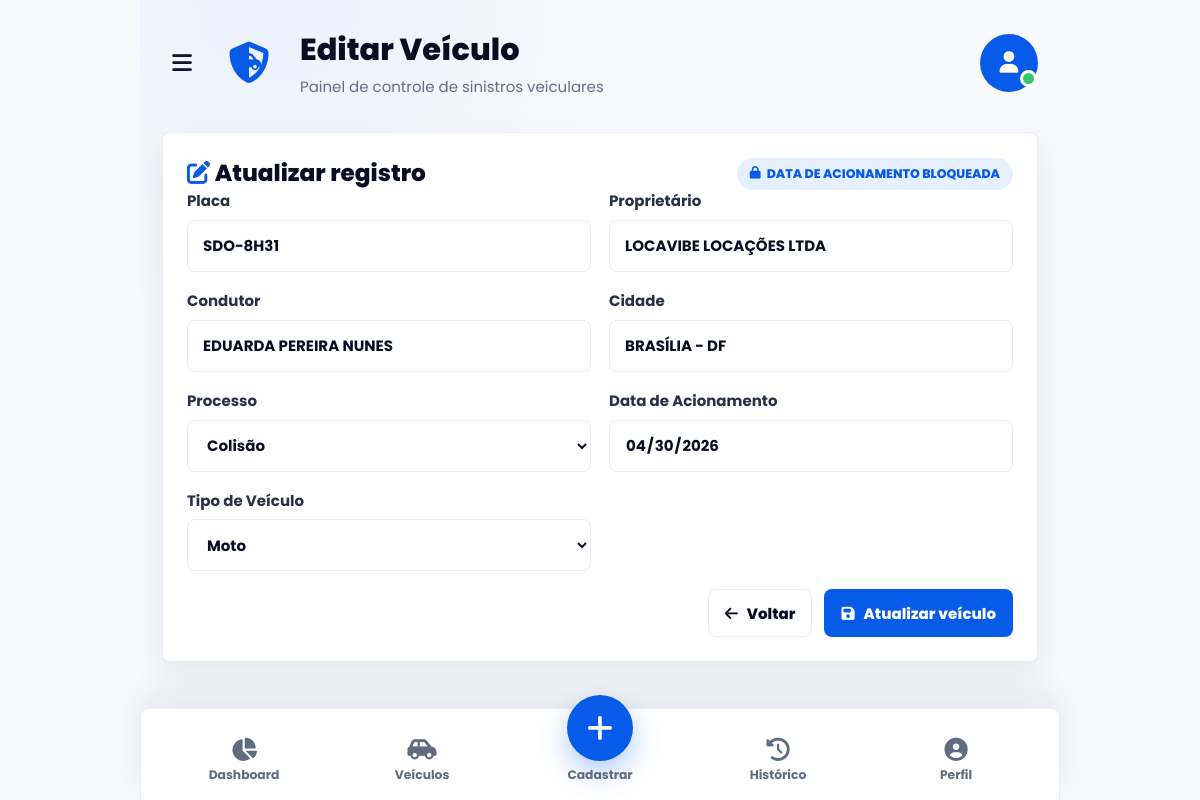
Page /editar.php?id=57 on the committed database.
### tables this page shows
CREATE TABLE IF NOT EXISTS `veiculos` (
  `id` INT UNSIGNED AUTO_INCREMENT PRIMARY KEY,
  `placa` VARCHAR(8) NOT NULL UNIQUE,
  `proprietario` VARCHAR(120) NOT NULL,
  `condutor` VARCHAR(120) NOT NULL,
  `cidade` VARCHAR(120) NOT NULL,
  `processo` VARCHAR(50) NOT NULL,
  `data_acionamento` DATE NOT NULL,
  `tipo_veiculo` VARCHAR(16) NOT NULL,
  `criado_em` DATETIME NOT NULL DEFAULT CURRENT_TIMESTAMP
);

### editar.php (the view, shortened to what this page needs)
<?php
require 'db_connect.php';
include 'includes/header.php';
$id = filter_input(INPUT_GET, 'id', FILTER_VALIDATE_INT);
$stmt = $pdo->prepare('SELECT * FROM veiculos WHERE id = ?');
$stmt->execute([$id]);
$veiculo = $stmt->fetch();
function old($field, $default) {
    return htmlspecialchars($_POST[$field] ?? $default, ENT_QUOTES, 'UTF-8');
}
?>
<section class="page-section form-section">
    <div class="panel-card form-card">
        <div class="panel-header">
            <h3 class="panel-title"><i class="fas fa-pen-to-square"></i> Atualizar registro</h3>
            <span class="badge info"><i class="fas fa-lock"></i> Data de acionamento bloqueada</span>
        </div>
        <form action="editar.php?id=<?php echo $id; ?>" method="post" class="form-grid" novalidate>
            <label>
                <span>Placa</span>
                <input id="placaInput" name="placa" type="text" maxlength="8" value="<?php echo old('placa', $veiculo['placa']); ?>" required />
            </label>
            <label>
                <span>Proprietário</span>
                <input name="proprietario" type="text" maxlength="120" value="<?php echo old('proprietario', $veiculo['proprietario']); ?>" required />
            </label>
            <label>
                <span>Condutor</span>
                <input name="condutor" type="text" maxlength="120" value="<?php echo old('condutor', $veiculo['condutor']); ?>" required />
            </label>
            <label>
                <span>Cidade</span>
                <input name="cidade" type="text" maxlength="120" value="<?php echo old('cidade', $veiculo['cidade'] ?? ''); ?>" required />
            </label>
            <label>
                <span>Processo</span>
                <select name="processo" required>
                    <option value="Colisão"<?php echo old('processo', $veiculo['processo'])==='Colisão' ? ' selected' : ''; ?>>Colisão</option>
                </select>
            </label>
            <label>
                <span>Data de Acionamento</span>
                <input type="date" value="<?php echo htmlspecialchars($veiculo['data_acionamento'], ENT_QUOTES, 'UTF-8'); ?>" disabled />
            </label>
            <label>
                <span>Tipo de Veículo</span>
                <select name="tipo_veiculo" required>
                    <option value="Moto"<?php echo old('tipo_veiculo', $veiculo['tipo_veiculo'])==='Moto' ? ' selected' : ''; ?>>Moto</option>
                </select>
            </label>
            <div class="form-actions">
                <a href="index.php" class="btn btn-secondary"><i class="fas fa-arrow-left"></i> Voltar</a>
                <button type="submit" name="submit_editar" class="btn btn-primary"><i class="fas fa-floppy-disk"></i> Atualizar veículo</button>
            </div>
        </form>
    </div>
</section>
<?php include 'includes/footer.php'; ?>

### style.css (style rules this page uses)
:root { --bg: #f7f9fd; --surface: #ffffff; --surface-soft: #f3f6fb; --text: #090d24; --muted: #657084; --line: #e7ecf5; --primary: #075be8; --primary-dark: #044ac0; --danger: #ee1c35; --orange: #ff7a16; --purple: #4b22df; --green: #17a956; --shadow: 0 14px 34px rgba(17, 24, 39, 0.08); --radius: 8px; font-family: 'Poppins', Arial, sans-serif; }
* { box-sizing: border-box; }
html, body { margin: 0; min-height: 100%; background: var(--bg); color: var(--text); }
body { font-size: 15px; line-height: 1.45; }
a { color: inherit; text-decoration: none; }
button, input, select { font: inherit; }
button { cursor: pointer; }
.home-screen, .page-section { display: grid; gap: 22px; }
.hello-row, .section-header, .panel-header, .table-topbar, .list-heading, .vehicle-topline { display: flex; align-items: center; justify-content: space-between; gap: 14px; }
.hello-row h2, .section-header h2, .panel-header h3, .list-heading h3 { margin: 0; color: var(--text); font-size: 1.45rem; font-weight: 800; }
.date-chip i, .list-heading i, .section-title i, .panel-title i { color: var(--primary); }
.status-pill, .badge { display: inline-flex; align-items: center; justify-content: center; gap: 6px; padding: 7px 13px; border-radius: 999px; border: 0; font-size: 0.78rem; font-weight: 800; text-transform: uppercase; white-space: nowrap; }
.badge.primary, .badge.blue, .badge.cyan, .badge.info { background: #e7f0ff; color: var(--primary); }
.panel-card, .form-card, .history-card, .table-card { padding: 24px; border: 1px solid var(--line); border-radius: var(--radius); background: var(--surface); box-shadow: var(--shadow); }
.form-grid { display: grid; grid-template-columns: repeat(2, minmax(0, 1fr)); gap: 18px; }
.form-grid label, .modal-form label { display: grid; gap: 8px; color: #273046; font-weight: 700; }
.form-grid input, .form-grid select, .modal-form input, .modal-form select, .input-search { width: 100%; min-height: 52px; padding: 0 15px; border: 1px solid var(--line); border-radius: var(--radius); background: #fff; color: var(--text); outline: 0; }
.form-actions, .modal-actions { grid-column: span 2; display: flex; justify-content: flex-end; gap: 12px; }
.btn, .icon-btn { min-height: 48px; display: inline-flex; align-items: center; justify-content: center; gap: 9px; padding: 0 16px; border: 1px solid transparent; border-radius: var(--radius); font-weight: 800; }
.btn-primary { background: var(--primary); color: #fff; }
.btn-secondary { border-color: var(--line); background: #fff; color: var(--text); }

### rows in the picture
veiculos: placa "SDO-8H31", proprietario "LOCAVIBE LOCAÇÕES LTDA", condutor "EDUARDA PEREIRA NUNES", cidade "BRASÍLIA - DF", processo "Colisão", data_acionamento "04/30/2026", tipo_veiculo "Moto"

### other values in the picture
$pageTitle "Editar Veículo"
